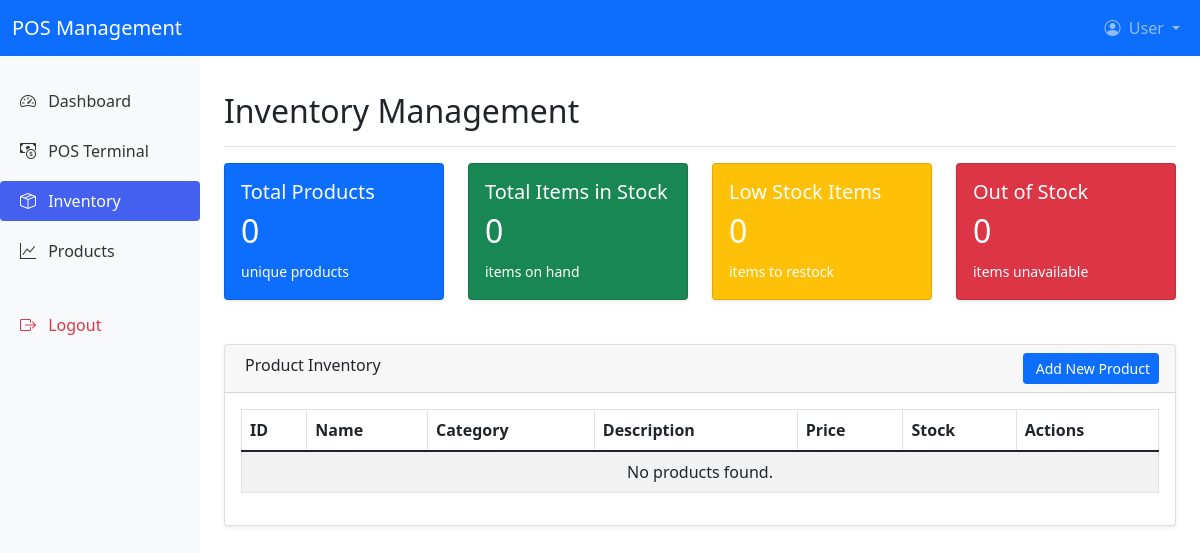
The app's page /storeowner/inventory.php, older data.
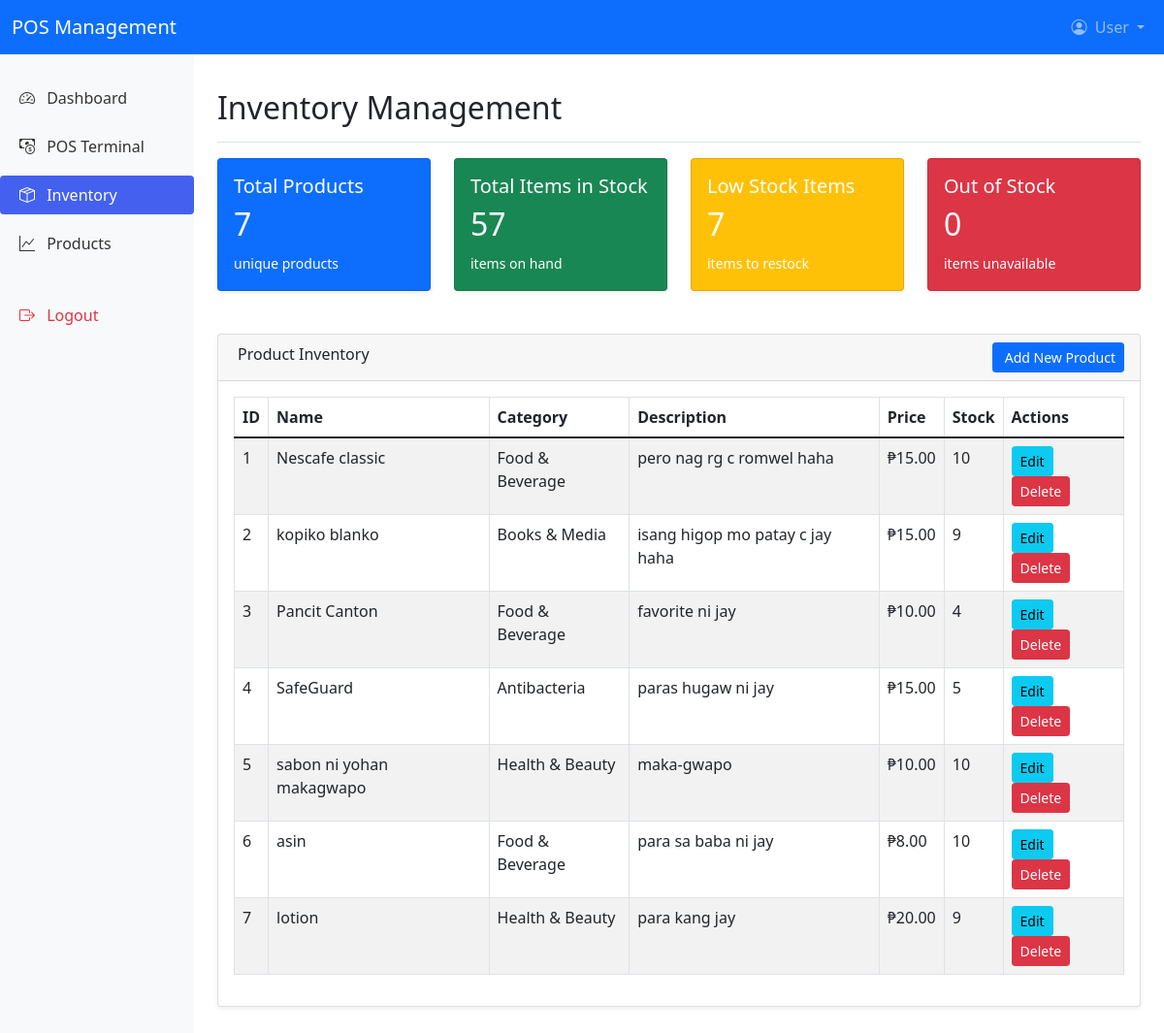
The same page, newer data.
### tables this page shows
CREATE TABLE `products` (
  `id` int NOT NULL,
  `store_id` int NOT NULL,
  `name` varchar(255) NOT NULL,
  `description` text,
  `sku` varchar(100) DEFAULT NULL,
  `barcode` varchar(100) DEFAULT NULL,
  `category` varchar(100) DEFAULT NULL,
  `price` decimal(10,2) NOT NULL DEFAULT '0.00',
  `cost_price` decimal(10,2) DEFAULT '0.00',
  `unit` varchar(20) DEFAULT 'pcs',
  `taxable` tinyint(1) NOT NULL DEFAULT '1',
  `status` enum('active','inactive','discontinued') NOT NULL DEFAULT 'active',
  `image_url` varchar(255) DEFAULT NULL,
  `reorder_level` int DEFAULT '10',
  `created_at` timestamp NOT NULL DEFAULT CURRENT_TIMESTAMP,
  `updated_at` timestamp NOT NULL DEFAULT CURRENT_TIMESTAMP ON UPDATE CURRENT_TIMESTAMP
);

CREATE TABLE `inventory` (
  `id` int NOT NULL,
  `name` varchar(255) NOT NULL,
  `description` text,
  `price` decimal(10,2) NOT NULL,
  `stock` int NOT NULL DEFAULT '0',
  `created_at` timestamp NULL DEFAULT CURRENT_TIMESTAMP,
  `updated_at` timestamp NULL DEFAULT CURRENT_TIMESTAMP ON UPDATE CURRENT_TIMESTAMP
);

### storeowner/inventory.php (the view, shortened to what this page needs)
<?php
include('../configuration/config.php');
include('includes/header.php');
try {
    $stmt = $conn->prepare("
        SELECT
            p.id,
            p.name,
            p.description,
            p.category,
            p.price,
            i.stock
        FROM products p
        LEFT JOIN inventory i ON p.id = i.id
        ORDER BY p.id ASC
    ");
    $stmt->execute();
    $products = $stmt->fetchAll(PDO::FETCH_ASSOC);
    $total_products = count($products);
    $total_stock_quantity = 0;
    $low_stock_items = 0;
    $out_of_stock_items = 0;
    $low_stock_threshold = 10;
    foreach ($products as $product) {
        $stock = (int)$product['stock'];
        $total_stock_quantity += $stock;
        if ($stock <= $low_stock_threshold && $stock > 0) {
            $low_stock_items++;
        }
    }
} catch (PDOException $e) {
    die("Error fetching products: " . $e->getMessage());
}
?>
<div class="d-flex justify-content-between flex-wrap flex-md-nowrap align-items-center pt-3 pb-2 mb-3 border-bottom">
    <h1 class="h2">Inventory Management</h1>
</div>
<div class="row">
    <div class="col-md-3 mb-4">
        <div class="card text-white bg-primary">
            <div class="card-body">
                <h5 class="card-title">Total Products</h5>
                <h2 class="card-text"><?= $total_products ?></h2>
                <p class="card-text"><small>unique products</small></p>
            </div>
        </div>
    </div>
    <div class="col-md-3 mb-4">
        <div class="card text-white bg-success">
            <div class="card-body">
                <h5 class="card-title">Total Items in Stock</h5>
                <h2 class="card-text"><?= $total_stock_quantity ?></h2>
                <p class="card-text"><small>items on hand</small></p>
            </div>
        </div>
    </div>
    <div class="col-md-3 mb-4">
        <div class="card text-white bg-warning">
            <div class="card-body">
                <h5 class="card-title">Low Stock Items</h5>
                <h2 class="card-text"><?= $low_stock_items ?></h2>
                <p class="card-text"><small>items to restock</small></p>
            </div>
        </div>
    </div>
    <div class="col-md-3 mb-4">
        <div class="card text-white bg-danger">
            <div class="card-body">
                <h5 class="card-title">Out of Stock</h5>
                <h2 class="card-text"><?= $out_of_stock_items ?></h2>
                <p class="card-text"><small>items unavailable</small></p>
            </div>
        </div>
    </div>
</div>
<div class="card mb-4">
    <div class="card-header">
            Product Inventory
            <button class="btn btn-primary btn-sm float-end" data-bs-toggle="modal" data-bs-target="#addProductModal">
                <i class="fas fa-plus me-1"></i> Add New Product
            </button>
    </div>
    <div class="card-body">
            <table id="productsTable" class="table table-striped table-bordered">
                <thead>
                    <tr>
                        <th>ID</th>
                        <th>Name</th>
                        <th>Category</th>
                        <th>Description</th>
                        <th>Price</th>
                        <th>Stock</th>
                        <th>Actions</th>
                    </tr>
                </thead>
                <tbody>
                    <?php if (!empty($products)): ?>
                        <?php $rownum = 1; foreach ($products as $product): ?>
                            <tr>
                                <td><?= $rownum++ ?></td>
                                <td><?= htmlspecialchars($product['name']) ?></td>
                                <td><?= htmlspecialchars($product['category'] ?? 'N/A') ?></td>
                                <td><?= htmlspecialchars($product['description'] ?? '') ?></td>
                                <td>₱<?= number_format($product['price'], 2) ?></td>
                                <td><?= htmlspecialchars($product['stock']) ?></td>
                                <td>
                                    <button class="btn btn-info btn-sm edit-btn" data-id="<?= $product['id'] ?>">Edit</button>
                                    <button class="btn btn-danger btn-sm delete-btn" data-id="<?= $product['id'] ?>">Delete</button>
                                </td>
                            </tr>
                        <?php endforeach; ?>
                    <?php else: ?>
                        <tr>
                            <td colspan="7" class="text-center">No products found.</td>
                        </tr>
                    <?php endif; ?>
                </tbody>
            </table>
        </div>
    </div>
</div>
<?php include('includes/footer.php'); ?>

### storeowner/includes/header.php (shortened to what this page needs)
<!DOCTYPE html>
<html lang="en">
<head>
    <link href="https://cdn.jsdelivr.net/npm/bootstrap@5.1.3/dist/css/bootstrap.min.css" rel="stylesheet">
    <link rel="stylesheet" href="https://cdn.jsdelivr.net/npm/bootstrap-icons@1.8.1/font/bootstrap-icons.css">
    <link href="https://cdn.datatables.net/1.11.5/css/dataTables.bootstrap5.min.css" rel="stylesheet">
</head>
<body>
    <nav class="navbar navbar-expand-lg navbar-dark bg-primary">
        <div class="container-fluid">
            <a class="navbar-brand" href="index.php">POS Management</a>
            <div class="collapse navbar-collapse" id="navbarNav">
                <ul class="navbar-nav ms-auto">
                    <li class="nav-item dropdown">
                        <a class="nav-link dropdown-toggle" href="#" id="navbarDropdown" role="button" data-bs-toggle="dropdown">
                            <i class="bi bi-person-circle me-1"></i> <?php echo htmlspecialchars($_SESSION['store']['owner_name'] ?? 'User'); ?>
                        </a>
                    </li>
                </ul>
            </div>
        </div>
    </nav>
    <div class="container-fluid">
        <div class="row">
            <div class="col-md-2 sidebar d-none d-md-block">
                <div class="position-sticky">
                    <ul class="nav flex-column">
                        <li class="nav-item">
                            <a class="nav-link <?php echo basename($_SERVER['PHP_SELF']) == 'index.php' ? 'active' : ''; ?>" href="index.php">
                                <i class="bi bi-speedometer2 me-2"></i> Dashboard
                            </a>
                        </li>
                        <li class="nav-item">
                            <a class="nav-link <?php echo basename($_SERVER['PHP_SELF']) == 'pos.php' ? 'active' : ''; ?>" href="pos.php">
                                <i class="bi bi-cash-coin me-2"></i> POS Terminal
                            </a>
                        </li>
                        <li class="nav-item">
                            <a class="nav-link <?php echo basename($_SERVER['PHP_SELF']) == 'inventory.php' ? 'active' : ''; ?>" href="inventory.php">
                                <i class="bi bi-box-seam me-2"></i> Inventory
                            </a>
                        </li>
                        <li class="nav-item">
                            <a class="nav-link <?php echo basename($_SERVER['PHP_SELF']) == 'products.php' ? 'active' : ''; ?>" href="products.php">
                                <i class="bi bi-graph-up me-2"></i> Products
                            </a>
                        </li>
                        <li class="nav-item mt-4">
                            <a class="nav-link text-danger" href="../../logout.php">
                                <i class="bi bi-box-arrow-right me-2"></i> Logout
                            </a>
                        </li>
                    </ul>
                </div>
            </div>
            <div class="col-md-10 ms-sm-auto px-md-4 main-content">

### storeowner/includes/footer.php (shortened to what this page needs)
            </div>
        </div>
</body>
</html>

### storeowner/includes/header.php (style rules this page uses)
.sidebar { min-height: calc(100vh - 56px); background-color: #f8f9fa; padding: 20px 0; }
.sidebar .nav-link { color: #333; padding: 8px 20px; margin: 5px 0; border-radius: 4px; }
.sidebar .nav-link:hover, .sidebar .nav-link.active { background-color: #4361ee; color: white; }
.main-content { padding: 20px; }
.card { margin-bottom: 20px; box-shadow: 0 0.125rem 0.25rem rgba(0, 0, 0, 0.075); }

Row changes from the older to the newer data that the page shows:
added products: name "Nescafe classic", category "Food & Beverage", description "pero nag rg c romwel haha", price "15.00", inventory.stock "10"
added products: name "kopiko blanko", category "Books & Media", description "isang higop mo patay c jay haha", price "15.00", inventory.stock "9"
added products: name "Pancit Canton", category "Food & Beverage", description "favorite ni jay", price "10.00", inventory.stock "4"
added products: name "SafeGuard", category "Antibacteria", description "paras hugaw ni jay", price "15.00", inventory.stock "5"
added products: name "sabon ni yohan makagwapo", category "Health & Beauty", description "maka-gwapo", price "10.00", inventory.stock "10"
added products: name "asin", category "Food & Beverage", description "para sa baba ni jay", price "8.00", inventory.stock "10"
added products: name "lotion", category "Health & Beauty", description "para kang jay", price "20.00", inventory.stock "9"
Text that changed along with them:
$total_products: "0" → "7"
$total_stock_quantity: "0" → "57"
$low_stock_items: "0" → "7"
text no longer shown: "No products found."
